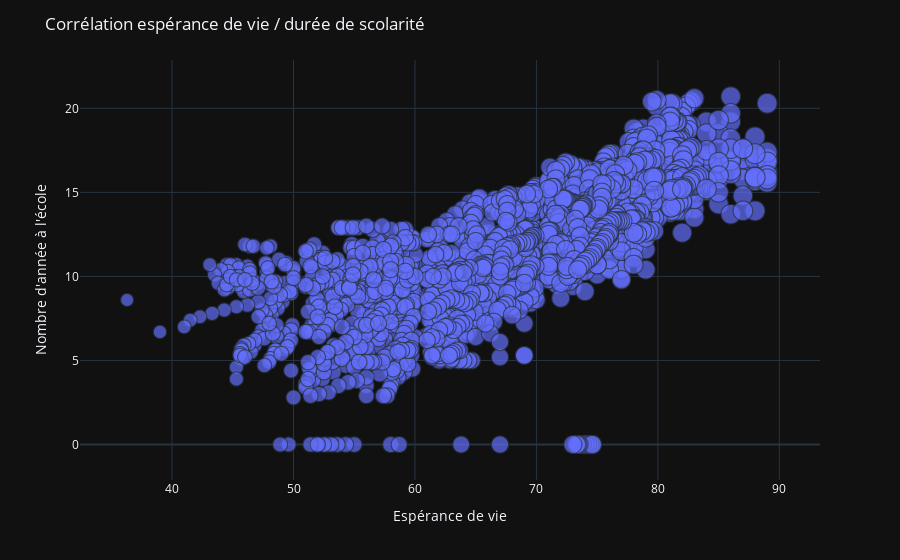

Notebook cell for this chart:
### Markdown cell above
Il est notable qu'il existe une différence remarquable de 36,425 ans entre l'espérance de vie la plus élevée et la plus basse. Cette disparité est significative.

### Code cell
clean_data = data.dropna(subset=['Life expectancy'])

fig = px.scatter(clean_data, y='Schooling', x='Life expectancy', 
                 template='plotly_dark', size='Life expectancy')
fig.update_layout(title='Corrélation espérance de vie / durée de scolarité')
fig.update_xaxes(title='Espérance de vie')
fig.update_yaxes(title='Nombre d\'année à l\'école')
fig.show()

### Figure 1 — Plotly figure (JSON) as saved in the notebook; plotly's stock layout.template omitted (floating-point values rounded to 4 significant figures; data arrays with more than 128 entries replaced by an {"elided": "..."} marker saying what was removed)
{"data": [{"hovertemplate": "Life expectancy=%{marker.size}<br>Schooling=%{y}<extra></extra>", "legendgroup": "", "marker": {"color": "#636efa", "size": {"elided": "2928 float values"}, "sizemode": "area", "sizeref": 0.2225, "symbol": "circle"}, "mode": "markers", "name": "", "showlegend": false, "type": "scattergl", "x": {"elided": "2928 float values"}, "xaxis": "x", "y": {"elided": "2928 float values"}, "yaxis": "y"}], "layout": {"legend": {"itemsizing": "constant", "tracegroupgap": 0}, "margin": {"t": 60}, "title": {"text": "Corrélation espérance de vie / durée de scolarité"}, "xaxis": {"anchor": "y", "domain": [0, 1], "title": {"text": "Espérance de vie"}}, "yaxis": {"anchor": "x", "domain": [0, 1], "title": {"text": "Nombre d'année à l'école"}}}}
